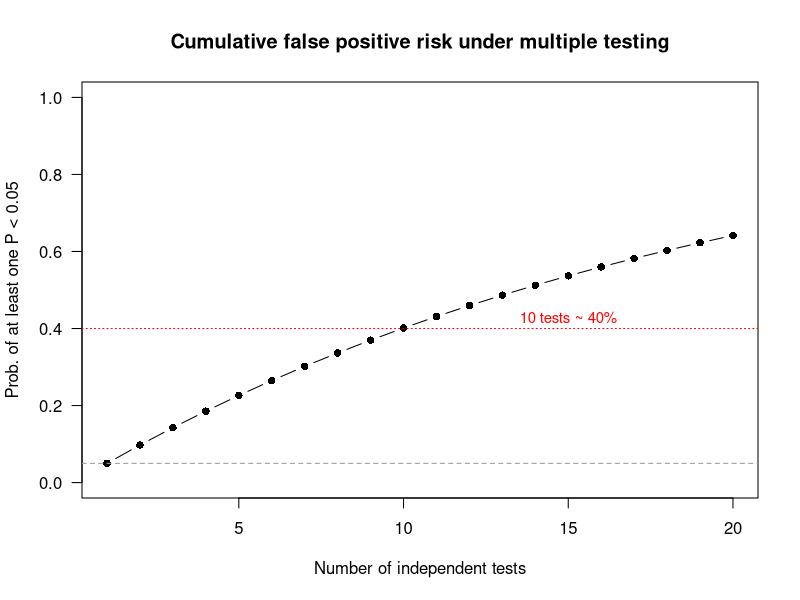

Generate this figure with R:
## ---- chunk 1
# 用文字展示 CONSORT 流程圖的基本結構
cat("
┌────────────────────────────────────────┐
│           Stage 1: Enrolment           │
│  Assessed for eligibility (n = ?)      │
│  → Excluded (n = ?)                   │
│    - Not meeting criteria              │
│    - Declined to participate           │
│    - Other reasons                     │
├────────────────────────────────────────┤
│           Stage 2: Allocation          │
│  Randomised (n = ?)                    │
│  ┌──────────┐    ┌──────────┐         │
│  │ Group A  │    │ Group B  │         │
│  │ (n = ?)  │    │ (n = ?)  │         │
│  └──────────┘    └──────────┘         │
├────────────────────────────────────────┤
│           Stage 3: Follow-up           │
│  Lost to follow-up (n = ?)             │
│  Discontinued intervention (n = ?)     │
├────────────────────────────────────────┤
│           Stage 4: Analysis            │
│  Analysed (n = ?)                      │
│  Excluded from analysis (n = ?)        │
└────────────────────────────────────────┘
")
## ---- chunk 2
# 模擬多重檢定下的假陽性問題
n_tests <- 1:20
prob_at_least_one <- 1 - (1 - 0.05)^n_tests

plot(n_tests, prob_at_least_one, type = "b", pch = 16,
     xlab = "Number of independent tests",
     ylab = "Prob. of at least one P < 0.05",
     main = "Cumulative false positive risk under multiple testing",
     ylim = c(0, 1), las = 1)
abline(h = 0.05, lty = 2, col = "grey60")
abline(h = 0.40, lty = 3, col = "red")
text(15, 0.43, "10 tests ~ 40%", col = "red", cex = 0.9)
## ---- chunk 3
anturane <- data.frame(
  結局 = c("一年內心臟死亡（主要指標）",
           "所有心臟死亡",
           "2-7 個月心臟死亡",
           "所有猝死",
           "2-7 個月猝死"),
  Sulfinpyrazone = c(32, 43, 17, 22, 6),
  安慰劑 = c(44, 62, 35, 37, 24),
  P值 = c("0.17", "0.06", "0.02", "0.04", "0.003")
)
knitr::kable(
  anturane,
  col.names = c("結局指標", "Sulfinpyrazone", "安慰劑", "P 值"),
  caption = "Anturane 再梗塞試驗：主要指標與其他結局",
  align = c("l", "c", "c", "c")
)
## ---- chunk 4
rel_abs <- data.frame(
  結局 = c("死亡", "存活", "合計"),
  A = c("2 (2%)", "98", "100"),
  B = c("4 (4%)", "96", "100"),
  X = c("20 (20%)", "80", "100"),
  Y = c("40 (40%)", "60", "100")
)
knitr::kable(
  rel_abs,
  col.names = c("", "治療 A", "治療 B", "治療 X", "治療 Y"),
  caption = "兩項假想試驗的相對與絕對差異",
  align = c("l", "c", "c", "c", "c")
)
## ---- chunk 5
# LIFE 試驗的效果估計
events_losartan <- 508
events_atenolol <- 588
n_losartan <- 4605
n_atenolol <- 4588

# 相對風險
rr <- (events_losartan / n_losartan) / (events_atenolol / n_atenolol)
rr_reduction <- (1 - rr) * 100

# 絕對風險差異
ard <- (events_atenolol / n_atenolol) - (events_losartan / n_losartan)

cat("相對風險 (RR)：", round(rr, 3), "\n")
cat("相對風險降低 (RRR)：", round(rr_reduction, 1), "%\n")
cat("絕對風險差異 (ARD)：", round(ard * 100, 2), "%\n")
## ---- chunk 6
# TRITON-TIMI 38 的 NNT 和 NNH 計算
# 大出血（prasugrel 風險增加）
bleed_prasugrel <- 2.4  # %
bleed_clopidogrel <- 1.8  # %
nnh <- 100 / (bleed_prasugrel - bleed_clopidogrel)

# 心肌梗塞（prasugrel 風險降低）
mi_prasugrel <- 7.3  # %
mi_clopidogrel <- 9.5  # %
nnt <- 100 / (mi_clopidogrel - mi_prasugrel)

cat("大出血的 NNH：", round(nnh), "（約每治療", round(nnh), "名患者多 1 例大出血）\n")
cat("心肌梗塞的 NNT：", round(nnt), "（約每治療", round(nnt), "名患者少 1 例心肌梗塞）\n")
## ---- chunk 7
scenarios <- data.frame(
  情境 = c("A", "B", "C", "D"),
  P值範圍 = c("P < 0.001", "0.01 < P < 0.05", "P 略高於 0.05", "P 較大（如 0.3）"),
  證據強度 = c("強證據", "一些證據", "弱證據", "無證據"),
  建議措辭 = c(
    "「X 優於 Y (is superior)」",
    "「X 似乎優於 Y (seems superior)」",
    "「X 可能優於 Y (might be superior)」",
    "「試驗未顯示 X 優於 Y (seems not superior)」"
  )
)
knitr::kable(
  scenarios,
  col.names = c("情境", "P 值範圍", "證據強度", "建議措辭"),
  caption = "優越性試驗中統計結果的建議措辭（改編自 @PocockWare2009）",
  align = c("c", "l", "l", "l")
)
## ---- chunk 8
noninf <- data.frame(
  情境 = c("E", "F"),
  描述 = c(
    "CI 排除 δ，pNI < 0.05",
    "CI 同時包含 0 和 δ"
  ),
  證據 = c("非劣效性的證據", "證據不充分"),
  措辭 = c(
    "「似乎非劣效 (seems non-inferior)」",
    "「無法判斷是否非劣效 (inconclusive)」"
  )
)
knitr::kable(
  noninf,
  col.names = c("情境", "描述", "證據強度", "建議措辭"),
  caption = "非劣效性試驗的結果解讀",
  align = c("c", "l", "l", "l")
)
## ---- chunk 9
symplicity <- data.frame(
  試驗 = c("Symplicity HTN-1", "Symplicity HTN-2", "Symplicity HTN-3"),
  設計 = c("非對照", "隨機、非盲法", "隨機、單盲、假手術對照"),
  患者數 = c("86", "49 vs 51", "364 vs 171"),
  SBP降幅 = c("−22 mmHg", "−32 vs −1 mmHg", "無治療效果差異"),
  結論 = c("似乎有效", "高度有效", "無效")
)
knitr::kable(
  symplicity,
  col.names = c("試驗", "設計", "N", "收縮壓變化", "結論"),
  caption = "Symplicity 系列試驗：從「有效」到「無效」的啟示",
  align = c("l", "l", "c", "l", "l")
)
